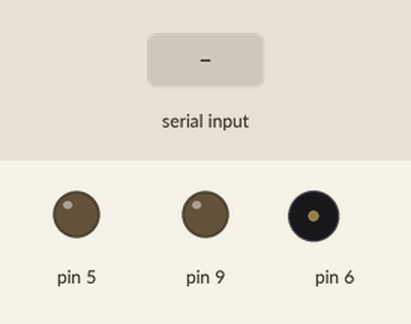
Recording of a sketch running on a simulated Arduino Uno, built with avr-gcc and run on an emulated ATmega328P. Parts: output pins drawn as LEDs (lit = HIGH), buzzer (waves = sounding). Inputs (shaded band) come from the test bench.

Above: at 1.2 s.
1.3 s: "1" received over Serial
At 1.4 s:
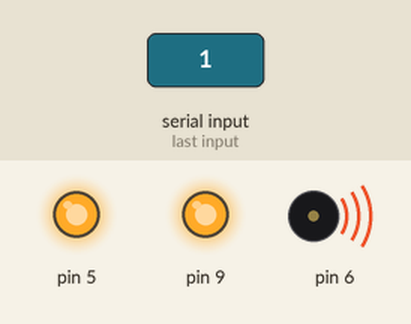
At 2.7 s:
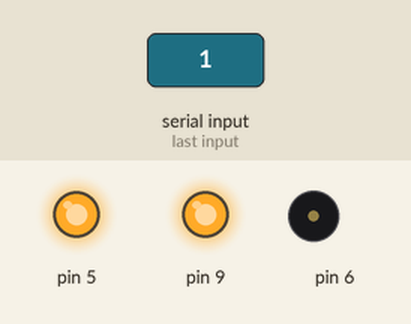
3.0 s: "0" received over Serial
At 4.1 s:
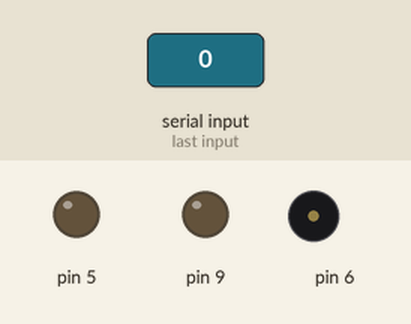
Timing chart, 0 to 6.0 s (numbered marks = the images above; inputs shaded):
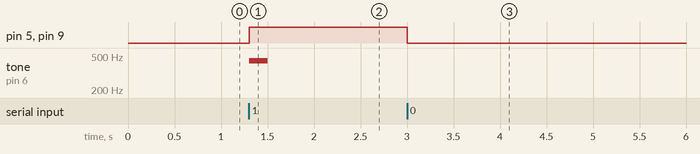

The sketch:

FinalMazearduinocode.ino
```cpp
int analogVal;
int digitalVal;
String delimiter = "&";

//variable to hold incoming data
int incomingData;
void setup() {
pinMode(9, OUTPUT);
pinMode(5, OUTPUT);
pinMode(6, OUTPUT);
  Serial.begin(9600);


}

void loop() {
  if(Serial.available() > 0){ // Checks whether data is comming from the serial port
    //if so, read the incoming data
    incomingData = Serial.read(); // Reads the data from the serial port
 }
 if (incomingData == '0') {
  digitalWrite(9, LOW); // Turn LED OFF
  digitalWrite(5,LOW);
  incomingData = 0;
  noTone(6);
 }
 else if (incomingData == '1') {
  digitalWrite(9, HIGH); //Turn LED ON
  digitalWrite(5, HIGH);
  tone(6, 440, 200);
//  delay(300);
//  noTone(6);
//  delay(300);

  incomingData = 0;
 }


}
```

Measured:
- after the input at 1.3 s, pin 5, pin 9: LOW → HIGH at once; tone on pin 6: silent → 440 Hz at once, → silent 0.20 s later
- after the input at 3.0 s, pin 5, pin 9: HIGH → LOW at once
